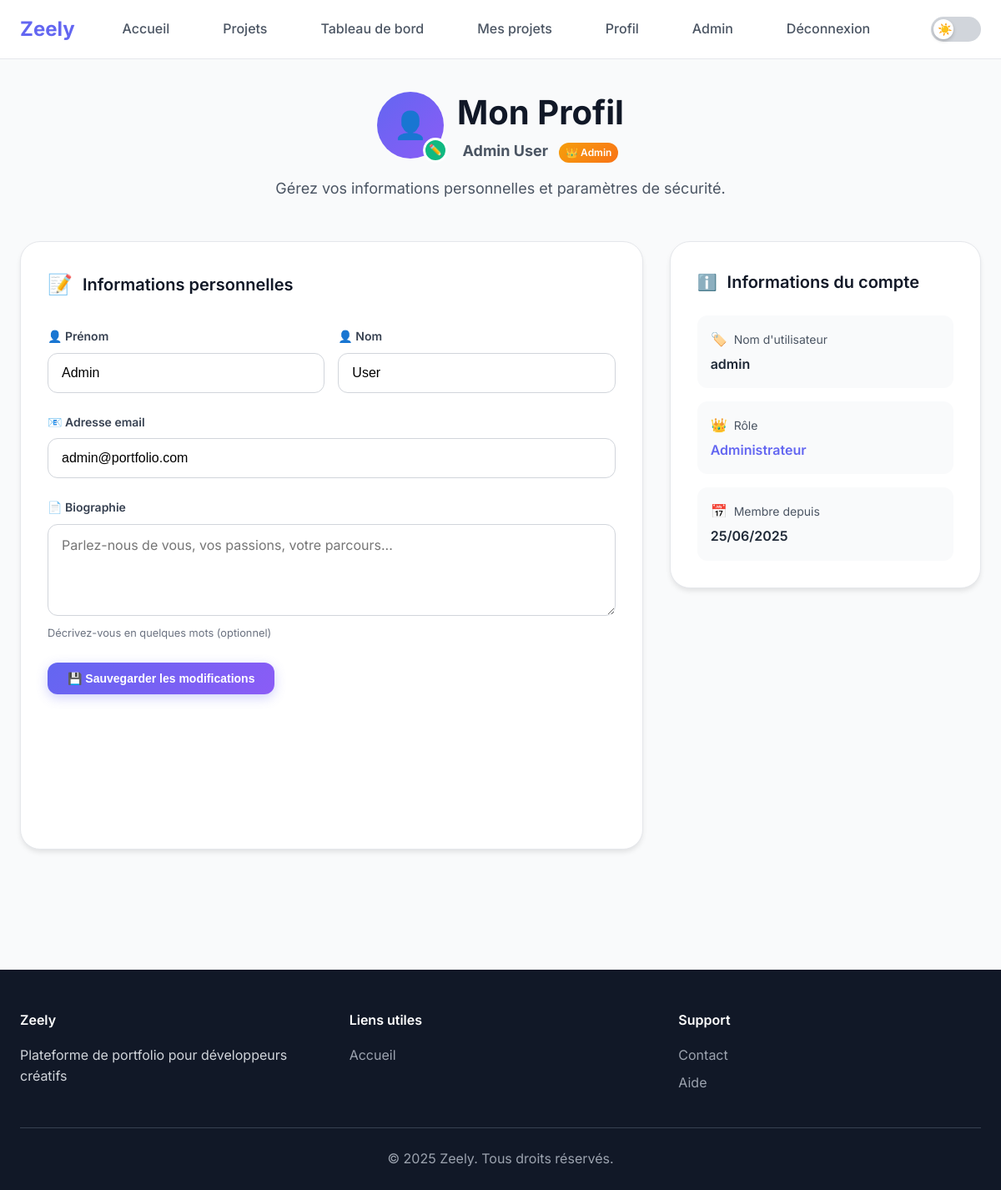
The app's page /profile.php (signed in) with its own data.
### tables this page shows
CREATE TABLE `users` (
  `id` int(11) NOT NULL,
  `username` varchar(50) NOT NULL,
  `email` varchar(100) NOT NULL,
  `password_hash` varchar(255) NOT NULL,
  `first_name` varchar(50) NOT NULL,
  `last_name` varchar(50) NOT NULL,
  `role` enum('user','admin') DEFAULT 'user',
  `profile_image` varchar(255) DEFAULT NULL,
  `bio` text DEFAULT NULL,
  `created_at` timestamp NOT NULL DEFAULT current_timestamp(),
  `updated_at` timestamp NOT NULL DEFAULT current_timestamp() ON UPDATE current_timestamp(),
  `is_active` tinyint(1) DEFAULT 1,
  `reset_token` varchar(255) DEFAULT NULL,
  `reset_token_expires` datetime DEFAULT NULL
);

### config/config.php (called while the page is built, shortened)
<?php
spl_autoload_register(function ($class_name) {
    $directories = ['models/', 'controllers/', 'utils/','config/'];
    foreach ($directories as $directory) {
        $file = $directory . $class_name . '.php';
        if (file_exists($file)) {
            return;
        }
    }
});

### models/User.php (called while the page is built, shortened)
<?php
class User {
    private $conn;
    private $table_name = "users";
    public function __construct($db) {
        $this->conn = $db;
    }
    public function findById($id) {
        $query = "SELECT * FROM " . $this->table_name . " WHERE id = :id";
        $stmt = $this->conn->prepare($query);
        $stmt->bindParam(':id', $id);
        $stmt->execute();
        return $stmt->fetch();
    }
}
?>

### profile.php (the view, shortened to what this page needs)
<?php
require_once 'config/config.php';
$database = new Database();
$db = $database->getConnection();
$userModel = new User($db);
$user = $userModel->findById($_SESSION['user_id']);
?>
<!DOCTYPE html>
<html lang="fr">
<head>
    <link rel="stylesheet" href="assets/css/style.css">
</head>
<body>
    <?php include 'includes/header.php'; ?>
    <main class="dashboard-main">
        <div class="container">
            <div class="dashboard-header fade-in-up">
                <div style="display: flex; align-items: center; justify-content: center; gap: 1rem; margin-bottom: 1rem;">
                    <div style="width: 80px; height: 80px; background: linear-gradient(135deg, var(--primary), var(--secondary)); border-radius: 50%; display: flex; align-items: center; justify-content: center; font-size: 2rem; position: relative;">
                        👤
                        <div style="position: absolute; bottom: -5px; right: -5px; width: 30px; height: 30px; background: var(--success); border-radius: 50%; display: flex; align-items: center; justify-content: center; font-size: 0.8rem; border: 3px solid white;">
                            ✏️
                        </div>
                    </div>
                    <div>
                        <h1 style="margin: 0;">Mon Profil</h1>
                        <p style="margin: 0; color: var(--gray-600);">
                            <strong><?php echo htmlspecialchars($user['first_name'] . ' ' . $user['last_name']); ?></strong>
                            <?php if ($user['role'] === 'admin'): ?>
                                <span style="display: inline-block; margin-left: 0.5rem; background: linear-gradient(135deg, var(--warning), #f97316); color: white; padding: 0.125rem 0.5rem; border-radius: 0.75rem; font-size: 0.75rem; font-weight: 600;">👑 Admin</span>
                            <?php endif; ?>
                        </p>
                    </div>
                </div>
                <p style="color: var(--gray-600); max-width: 600px; margin: 0 auto;">Gérez vos informations personnelles et paramètres de sécurité.</p>
            </div>
            <div class="dashboard-grid" style="grid-template-columns: 2fr 1fr;">
                <div class="dashboard-card fade-in-up" style="animation-delay: 0.1s;">
                    <h3 style="display: flex; align-items: center; gap: 0.75rem; margin-bottom: 2rem;">
                        <span style="font-size: 1.5rem;">📝</span>
                        Informations personnelles
                    </h3>
                    <form method="POST" action="" id="profileForm">
                        <div class="form-row">
                            <div class="form-group">
                                <label for="first_name">
                                    <span style="display: flex; align-items: center; gap: 0.5rem;">
                                        👤 Prénom
                                    </span>
                                </label>
                                <input type="text" id="first_name" name="first_name"
                                       value="<?php echo htmlspecialchars($user['first_name']); ?>"
                                       required placeholder="Votre prénom">
                            </div>
                            <div class="form-group">
                                <label for="last_name">
                                    <span style="display: flex; align-items: center; gap: 0.5rem;">
                                        👤 Nom
                                    </span>
                                </label>
                                <input type="text" id="last_name" name="last_name"
                                       value="<?php echo htmlspecialchars($user['last_name']); ?>"
                                       required placeholder="Votre nom">
                            </div>
                        </div>
                        <div class="form-group">
                            <label for="email">
                                <span style="display: flex; align-items: center; gap: 0.5rem;">
                                    📧 Adresse email
                                </span>
                            </label>
                            <input type="email" id="email" name="email"
                                   value="<?php echo htmlspecialchars($user['email']); ?>"
                                   required placeholder="votre@email.com">
                        </div>
                        <div class="form-group">
                            <label for="bio">
                                <span style="display: flex; align-items: center; gap: 0.5rem;">
                                    📄 Biographie
                                </span>
                            </label>
                            <textarea id="bio" name="bio" rows="4"
                                      placeholder="Parlez-nous de vous, vos passions, votre parcours..."
                                      style="width: 100%; padding: 0.875rem 1rem; border: 1px solid var(--gray-300); border-radius: 0.75rem; font-size: 1rem; transition: all 0.2s ease; background: var(--white); resize: vertical; min-height: 100px; font-family: inherit;"><?php echo htmlspecialchars($user['bio'] ?? ''); ?></textarea>
                            <small>Décrivez-vous en quelques mots (optionnel)</small>
                        </div>
                        <button type="submit" class="btn btn-primary" id="profileSubmitBtn">
                            <span id="profileSubmitText">💾 Sauvegarder les modifications</span>
                        </button>
                    </form>
                </div>
                <div style="display: flex; flex-direction: column; gap: 2rem;">
                    <div class="dashboard-card fade-in-up" style="animation-delay: 0.2s;">
                        <h3 style="display: flex; align-items: center; gap: 0.75rem; margin-bottom: 1.5rem;">
                            <span style="font-size: 1.2rem;">ℹ️</span>
                            Informations du compte
                        </h3>
                        <div style="display: flex; flex-direction: column; gap: 1rem;">
                            <div class="stat-item" style="text-align: left; padding: 1rem; background: var(--gray-50); border-radius: 0.75rem;">
                                <div style="display: flex; align-items: center; gap: 0.5rem; margin-bottom: 0.25rem;">
                                    <span style="font-size: 1rem;">🏷️</span>
                                    <span style="font-size: 0.875rem; color: var(--gray-600);">Nom d'utilisateur</span>
                                </div>
                                <span style="font-weight: 600; color: var(--gray-800);"><?php echo htmlspecialchars($user['username']); ?></span>
                            </div>
                            <div class="stat-item" style="text-align: left; padding: 1rem; background: var(--gray-50); border-radius: 0.75rem;">
                                <div style="display: flex; align-items: center; gap: 0.5rem; margin-bottom: 0.25rem;">
                                    <span style="font-size: 1rem;">👑</span>
                                    <span style="font-size: 0.875rem; color: var(--gray-600);">Rôle</span>
                                </div>
                                <span style="font-weight: 600; color: var(--primary);">
                                    <?php echo $user['role'] === 'admin' ? 'Administrateur' : 'Utilisateur'; ?>
                                </span>
                            </div>
                            <div class="stat-item" style="text-align: left; padding: 1rem; background: var(--gray-50); border-radius: 0.75rem;">
                                <div style="display: flex; align-items: center; gap: 0.5rem; margin-bottom: 0.25rem;">
                                    <span style="font-size: 1rem;">📅</span>
                                    <span style="font-size: 0.875rem; color: var(--gray-600);">Membre depuis</span>
                                </div>
                                <span style="font-weight: 600; color: var(--gray-800);">
                                    <?php echo date('d/m/Y', strtotime($user['created_at'])); ?>
                                </span>
                            </div>
                        </div>
                    </div>
                </div>
            </div>
        </div>
    </main>
    <?php include 'includes/footer.php'; ?>
</body>
</html>

### assets/css/style.css (style rules this page uses)
:root { --primary: #6366f1; --primary-dark: #4f46e5; --secondary: #8b5cf6; --accent: #06b6d4; --success: #10b981; --warning: #f59e0b; --error: #ef4444; --gray-50: #f9fafb; --gray-100: #f3f4f6; --gray-200: #e5e7eb; --gray-300: #d1d5db; --gray-400: #9ca3af; --gray-500: #6b7280; --gray-600: #4b5563; --gray-700: #374151; --gray-800: #1f2937; --gray-900: #111827; --white: #ffffff; --black: #000000; }
* { margin: 0; padding: 0; box-sizing: border-box; }
body { font-family: 'Inter', -apple-system, BlinkMacSystemFont, 'Segoe UI', Roboto, sans-serif; line-height: 1.6; color: var(--gray-800); background: var(--gray-50); font-size: 16px; -webkit-font-smoothing: antialiased; -moz-osx-font-smoothing: grayscale; transition: background-color 0.3s ease, color 0.3s ease; }
.container { max-width: 1200px; margin: 0 auto; padding: 0 1.5rem; }
.btn { display: inline-flex; align-items: center; justify-content: center; padding: 0.75rem 1.5rem; border: none; border-radius: 0.75rem; font-weight: 600; text-decoration: none; cursor: pointer; transition: all 0.2s cubic-bezier(0.4, 0, 0.2, 1); font-size: 0.875rem; line-height: 1; position: relative; overflow: hidden; }
.btn::before { content: ''; position: absolute; top: 0; left: -100%; width: 100%; height: 100%; background: linear-gradient(90deg, transparent, rgba(255,255,255,0.2), transparent); transition: left 0.5s; }
.btn-primary { background: linear-gradient(135deg, var(--primary), var(--secondary)); color: white; box-shadow: 0 4px 14px 0 rgba(99, 102, 241, 0.3); }
.form-group { margin-bottom: 1.5rem; }
.form-row { display: grid; grid-template-columns: 1fr 1fr; gap: 1rem; }
.form-group label { display: block; font-weight: 600; color: var(--gray-700); margin-bottom: 0.5rem; font-size: 0.875rem; }
.form-group input { width: 100%; padding: 0.875rem 1rem; border: 1px solid var(--gray-300); border-radius: 0.75rem; font-size: 1rem; transition: all 0.2s ease; background: var(--white); }
.form-group small { color: var(--gray-500); font-size: 0.8rem; margin-top: 0.25rem; display: block; }
.dashboard-main { padding: 2rem 0; min-height: calc(100vh - 200px); }
.dashboard-header { margin-bottom: 3rem; text-align: center; }
.dashboard-header h1 { font-size: 2.5rem; font-weight: 700; color: var(--gray-900); margin-bottom: 0.5rem; }
.dashboard-header p { font-size: 1.125rem; color: var(--gray-600); }
.dashboard-grid { display: grid; grid-template-columns: repeat(auto-fit, minmax(300px, 1fr)); gap: 2rem; margin-bottom: 3rem; }
.dashboard-card { background: var(--white); padding: 2rem; border-radius: 1.5rem; box-shadow: 0 4px 6px -1px rgba(0, 0, 0, 0.1); border: 1px solid var(--gray-200); transition: all 0.3s ease; }
.dashboard-card h3 { font-size: 1.25rem; font-weight: 600; color: var(--gray-900); margin-bottom: 1.5rem; }
.stat-item { text-align: center; padding: 1rem; background: var(--gray-50); border-radius: 1rem; transition: all 0.3s ease; }
.fade-in-up { animation: fadeInUp 0.6s ease-out; }
html { scroll-behavior: smooth; }
* { transition: background-color 0.3s ease, color 0.3s ease, border-color 0.3s ease; }

### records on screen
users: first_name+last_name "Admin User", first_name "Admin", last_name "User", email "admin@portfolio.com", username "admin", created_at "25/06/2025"

### other values on screen
APP_NAME "Zeely"
